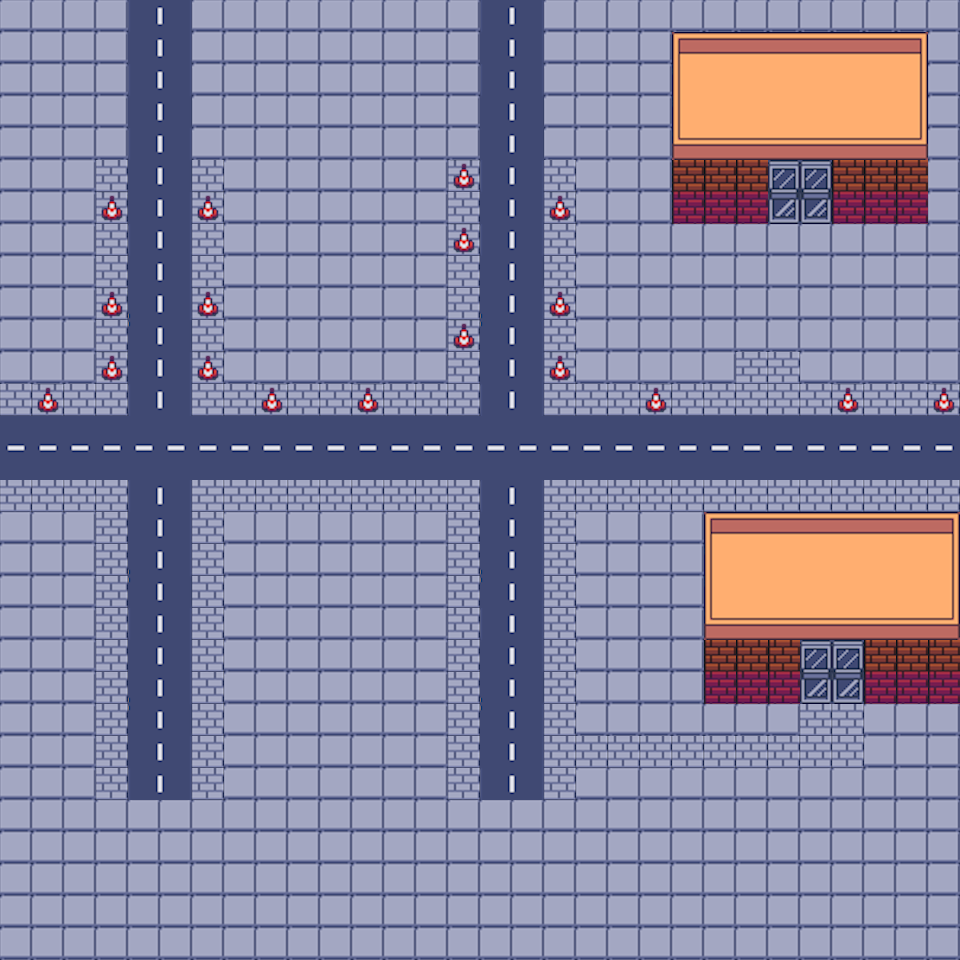

Tiled map render using the project's own tile images. Description and the map definition, with tile-layer contents summarised, below:
An orthogonal 30x30 tile map with 32x32 px tiles, 4 tile layers (groundLayer, streeLayer, coneLayer, buildLayer), 2 tilesets and 2 objects (fire1, fire2).

<map version="1.9" tiledversion="1.9.2" orientation="orthogonal" renderorder="right-down" width="30" height="30" tilewidth="32" tileheight="32" infinite="0" nextlayerid="8" nextobjectid="5">
 <editorsettings>
  <export target="map1.tmj" format="json" />
 </editorsettings>
 <tileset firstgid="1" name="Street32x32" tilewidth="32" tileheight="32" tilecount="256" columns="32">
  <image source="../../Tiled-1/assets/Street32x32.png" width="1024" height="256" />
 </tileset>
 <tileset firstgid="257" name="Buildings32x32" tilewidth="32" tileheight="32" tilecount="180" columns="12">
  <image source="../../Tiled-1/assets/Buildings32x32.png" width="384" height="480" />
 </tileset>
 <layer id="1" name="groundLayer" width="30" height="30">
  <data>[900 cells, 900 non-empty, 2 distinct tile ids]</data>
 </layer>
 <layer id="2" name="streeLayer" width="30" height="30">
  <data>[900 cells, 152 non-empty, 23 distinct tile ids]</data>
 </layer>
 <layer id="3" name="coneLayer" width="30" height="30">
  <data>[900 cells, 18 non-empty, 1 distinct tile ids]</data>
 </layer>
 <layer id="4" name="buildLayer" width="30" height="30">
  <data>[900 cells, 96 non-empty, 13 distinct tile ids]</data>
 </layer>
 <objectgroup id="7" name="objectLayer">
  <object id="3" name="fire1" x="82" y="132">
   <point />
  </object>
  <object id="4" name="fire2" x="70" y="272">
   <point />
  </object>
 </objectgroup>
</map>
